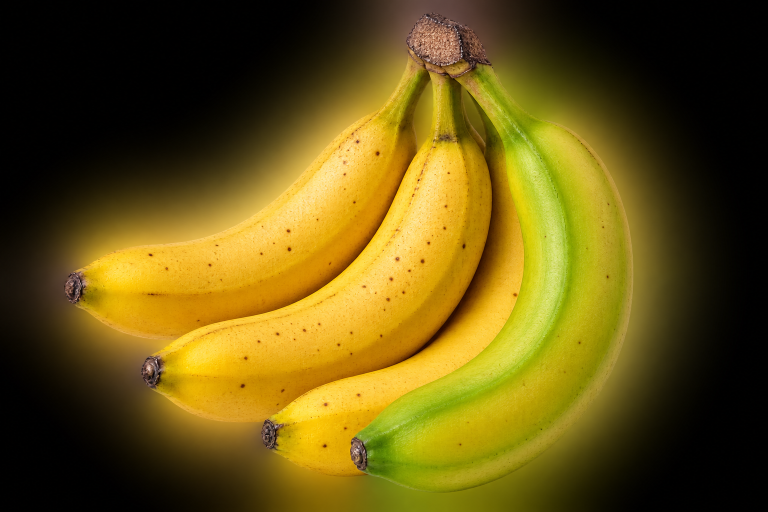
#> input picture assets/banana-hero.png, 1536 x 1024 px (shown at 1/2 size)
$ python -i preprocessing.py   (imports and definitions only)
#> lines starting #> are read from the running program, lines starting #| are printed output that depends on the picture; after the words box and inside, x2 and y2 are one past the last pixel; in counts of white or black regions, pixels touching at a corner belong together
from __future__ import annotations

from io import BytesIO
from pathlib import Path
from typing import BinaryIO

import cv2
import numpy as np
from PIL import Image, ImageOps, UnidentifiedImageError


class ImageValidationError(ValueError):
    """Raised when an uploaded file is not a usable image."""


# [19 lines left out: function decode_image, not called in this run]


def resize_rgb(image: np.ndarray, size: tuple[int, int]) -> np.ndarray:
#> called with size = (224, 224)
    _validate_rgb(image)
    width, height = size
    interpolation = cv2.INTER_AREA if image.shape[1] > width or image.shape[0] > height else cv2.INTER_LINEAR
#> interpolation = 3
    return cv2.resize(image, (width, height), interpolation=interpolation)


def _validate_rgb(image: np.ndarray) -> None:
    if not isinstance(image, np.ndarray) or image.ndim != 3 or image.shape[2] != 3:
        raise ImageValidationError("Expected an RGB image with three colour channels.")
    if image.dtype != np.uint8:
        raise ImageValidationError("Expected an 8-bit RGB image.")


# [18 lines left out: functions apply_gaussian_filter, apply_median_filter, apply_bilateral_filter, not called in this run]


def _denoise_for_segmentation(rgb: np.ndarray) -> np.ndarray:
    """Apply the fixed denoising sequence used by every classifier pipeline."""
    return cv2.bilateralFilter(cv2.medianBlur(rgb, 5), d=7, sigmaColor=45, sigmaSpace=45)


# [47 lines left out: functions apply_contrast_stretching, apply_clahe, apply_morphology, not called in this run]


def fill_mask_holes(mask: np.ndarray) -> np.ndarray:
    """Fill internal holes (e.g. specular glare or voids) inside binary contours."""
    return _fill_mask_holes(mask)


def banana_mask(image: np.ndarray, size: tuple[int, int] = (224, 224)) -> np.ndarray:
    """Segment the most plausible banana using colour seeds and GrabCut refinement.

    Banana-coloured pixels provide conservative foreground seeds.  GrabCut is
    restricted to a narrow band around those seeds so that dark peel edges and
    blemishes can be recovered without absorbing tables, paper, or black corners.
    A zero mask is returned when no credible fruit region exists.
    """
    rgb = resize_rgb(image, size)
    return _banana_mask_from_smoothed(_denoise_for_segmentation(rgb))


# [10 lines left out: function prepare_pipeline_image, not called in this run]


def _banana_mask_from_smoothed(smoothed: np.ndarray) -> np.ndarray:
    """Segment a banana from a denoised, resized RGB image."""
    lab = cv2.cvtColor(smoothed, cv2.COLOR_RGB2LAB)
#> lab: shape (224, 224, 3); mean of channels 0, 1, 2 90.6, 128.6, 162
    hsv = cv2.cvtColor(smoothed, cv2.COLOR_RGB2HSV)
#> hsv: shape (224, 224, 3); mean H, S, V 18.3, 177.1, 104.2
    h, s, v = cv2.split(hsv)
    l_channel, a_channel, b_channel = cv2.split(lab)
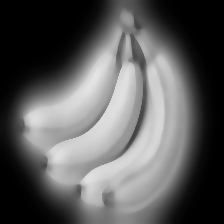
#> l_channel: shape (224, 224); min 0, max 229, mean 90.6
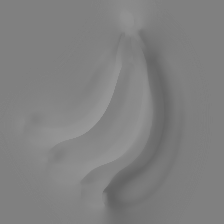
#> a_channel: shape (224, 224); min 98, max 153, mean 128.6
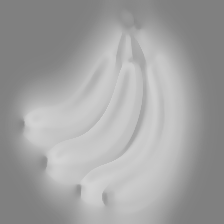
#> b_channel: shape (224, 224); min 128, max 212, mean 162

    # Covers green, yellow, brown and dark rotten peel while rejecting neutral
    # white/grey/black backgrounds. LAB warmth rescues low-saturation green peel.
    chromatic = (s >= 32) & (v >= 35) & (h <= 95)
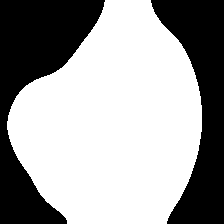
#> chromatic: shape (224, 224) bool; 62.7% white; 2 black regions, box (x1, y1, x2, y2) and area: (0, 0, 105, 224) 10277, (151, 0, 224, 224) 8456
    warm_lab = (b_channel >= 138) & ((b_channel.astype(np.int16) - a_channel.astype(np.int16)) >= 10) & (s >= 10) & (v >= 45)
#> warm_lab: shape (224, 224) bool; 58% white; 3 black regions (1 under 20 px), largest, box (x1, y1, x2, y2) and area: (0, 0, 224, 224) 21049, (41, 158, 46, 166) 28
    dark_brown = (v < 120) & (s >= 30) & (h <= 35) & ((a_channel >= 132) | (b_channel >= 132))
#> dark_brown: shape (224, 224) bool; 26.5% white; 7 white regions (2 under 20 px), largest, box (x1, y1, x2, y2) and area: (0, 0, 209, 224) 12576, (130, 34, 146, 72) 293, (125, 85, 146, 150) 223, (104, 194, 114, 224) 126, (117, 33, 125, 57) 71
    seed = ((chromatic | warm_lab | dark_brown) & (l_channel >= 12)).astype(np.uint8) * 255
#> seed: shape (224, 224); 67.9% white; 3 black regions, box (x1, y1, x2, y2) and area: (156, 0, 224, 224) 7218, (0, 0, 100, 117) 6393, (0, 135, 61, 224) 2507

    close_kernel = cv2.getStructuringElement(cv2.MORPH_ELLIPSE, (9, 9))
    open_kernel = cv2.getStructuringElement(cv2.MORPH_ELLIPSE, (3, 3))
    seed = cv2.morphologyEx(seed, cv2.MORPH_CLOSE, close_kernel, iterations=2)
#> seed: shape (224, 224); 68% white; 3 black regions, box (x1, y1, x2, y2) and area: (157, 0, 224, 224) 7215, (0, 0, 100, 109) 6359, (0, 143, 60, 224) 2468
    seed = cv2.morphologyEx(seed, cv2.MORPH_OPEN, open_kernel, iterations=1)
    seed = _best_foreground_component(seed)
    seed_area = int(np.count_nonzero(seed))
    if seed_area < int(seed.size * 0.01):
        return np.zeros(seed.shape, dtype=np.uint8)

    # Permit GrabCut to grow only near the colour-seeded object.  This recovers
    # black tips and blemished boundaries without leaking across the background.
    band_kernel = cv2.getStructuringElement(cv2.MORPH_ELLIPSE, (17, 17))
    probable_region = cv2.dilate(seed, band_kernel, iterations=2)
    sure_foreground = cv2.erode(seed, open_kernel, iterations=2)
    gc_mask = np.full(seed.shape, cv2.GC_BGD, dtype=np.uint8)
    gc_mask[probable_region > 0] = cv2.GC_PR_BGD
    gc_mask[seed > 0] = cv2.GC_PR_FGD
    gc_mask[sure_foreground > 0] = cv2.GC_FGD
    try:
        cv2.setRNGSeed(0)
        bg_model = np.zeros((1, 65), np.float64)
        fg_model = np.zeros((1, 65), np.float64)
        cv2.grabCut(smoothed, gc_mask, None, bg_model, fg_model, 1, cv2.GC_INIT_WITH_MASK)
        mask = np.where((gc_mask == cv2.GC_FGD) | (gc_mask == cv2.GC_PR_FGD), 255, 0).astype(np.uint8)
    except cv2.error:
        mask = seed

    mask = cv2.morphologyEx(mask, cv2.MORPH_CLOSE, close_kernel, iterations=2)
    mask = _best_foreground_component(mask)
    mask = _fill_mask_holes(mask)
    area_ratio = float(np.count_nonzero(mask)) / mask.size
    if not (0.015 <= area_ratio <= 0.92):
        seed = _fill_mask_holes(seed)
        seed_ratio = float(np.count_nonzero(seed)) / seed.size
        return seed if seed_ratio >= 0.015 else np.zeros(mask.shape, dtype=np.uint8)
    return mask


def _best_foreground_component(mask: np.ndarray) -> np.ndarray:
    """Keep the large central elongated component and significant cluster fingers, rejecting small clutter."""
    count, labels, stats, centroids = cv2.connectedComponentsWithStats(mask, connectivity=8)
#> count = 2; stats = [[0, 0, 224, 224, 16042], [0, 0, 207, 224, 34134]]; centroids = [[109.7, 90.75], [112.3, 121.3]]
    if count <= 1:
        return np.zeros(mask.shape, dtype=np.uint8)
    height, width = mask.shape
#> height = 224; width = 224
    image_centre = np.array([width / 2.0, height / 2.0])
#> image_centre = [112, 112]
    scores = {}
    for label in range(1, count):
        area = float(stats[label, cv2.CC_STAT_AREA])
        if area < mask.size * 0.005:
            continue
        component_width = max(1.0, float(stats[label, cv2.CC_STAT_WIDTH]))
        component_height = max(1.0, float(stats[label, cv2.CC_STAT_HEIGHT]))
        elongation = max(component_width, component_height) / min(component_width, component_height)
        centre_distance = np.linalg.norm(centroids[label] - image_centre) / np.linalg.norm(image_centre)
        centrality = max(0.2, 1.0 - 0.45 * centre_distance)
        score = area * centrality * min(1.6, 0.85 + 0.15 * elongation)
        scores[label] = score
#> this loop made 1 pass
#> (area, component_width, component_height, elongation, centre_distance, centrality, score) on pass 1: (34134, 207, 224, 1.08, 0.0585, 0.974, 33645.6)
#> after the loop, scores = {1: 33645.6}

    if not scores:
        return np.zeros(mask.shape, dtype=np.uint8)

    best_score = max(scores.values())
#> best_score = 33645.6
    result = np.zeros(mask.shape, dtype=np.uint8)
    threshold = max(0.15 * best_score, 50.0)
#> threshold = 5046.8
    for label, score in scores.items():
        if score >= threshold:
            result[labels == label] = 255
#> this loop made 1 pass
#> (label, score) on pass 1: (1, 33645.6)
    return result


def _fill_mask_holes(mask: np.ndarray) -> np.ndarray:
    """Fill interior blemish holes while preserving the external concave boundary."""
    contours, _ = cv2.findContours(mask, cv2.RETR_EXTERNAL, cv2.CHAIN_APPROX_SIMPLE)
    if not contours:
        return np.zeros(mask.shape, dtype=np.uint8)
    result = np.zeros(mask.shape, dtype=np.uint8)
    cv2.drawContours(result, contours, -1, 255, thickness=cv2.FILLED)
    return result


def colour_masks(
    image: np.ndarray,
    mask: np.ndarray | None = None,
    size: tuple[int, int] = (224, 224),
    brown_h_range: tuple[int, int] = (3, 24),
    dark_v_thresh: int = 65,
) -> dict[str, np.ndarray]:
    rgb = resize_rgb(image, size)
    hsv = cv2.cvtColor(rgb, cv2.COLOR_RGB2HSV)
    if mask is None:
        mask = banana_mask(image, size)
    elif mask.shape[:2] != (size[1], size[0]):
        mask = cv2.resize(mask, (size[0], size[1]), interpolation=cv2.INTER_NEAREST)
    fruit = mask > 0
    h, s, v = cv2.split(hsv)

    green = fruit & (h >= 28) & (h <= 95) & (s >= 35) & (v >= 25)
    yellow = fruit & (h >= 16) & (h < 38) & (s >= 40) & (v >= 50)
    brown = fruit & (h >= brown_h_range[0]) & (h <= brown_h_range[1]) & (s >= 35) & (v >= 20) & (v <= 190)

    # Exclude healthy green chlorophyll from false blemish detection
    is_chlorophyll = (h >= 28) & (h <= 95) & (s >= 25)
    dark = fruit & (v < dark_v_thresh) & (s >= 15) & ~is_chlorophyll & ((h <= 26) | (v < 38))
    return {
        "fruit": mask,
        "green": green.astype(np.uint8) * 255,
        "yellow": yellow.astype(np.uint8) * 255,
        "brown": brown.astype(np.uint8) * 255,
        "dark": dark.astype(np.uint8) * 255,
    }


def brown_spot_ratio(
    image: np.ndarray,
    mask: np.ndarray | None = None,
    size: tuple[int, int] = (224, 224),
    brown_h_range: tuple[int, int] = (3, 24),
    dark_v_thresh: int = 65,
) -> float:
    masks = colour_masks(image, mask=mask, size=size, brown_h_range=brown_h_range, dark_v_thresh=dark_v_thresh)
    fruit_pixels = max(1, int(np.count_nonzero(masks["fruit"])))
    blemish = cv2.bitwise_or(masks["brown"], masks["dark"])
    return float(np.count_nonzero(blemish)) / fruit_pixels


def determine_quality_grade(predicted_class: str, blemish_ratio: float) -> str:
    """Classify commercial quality grading based on defect ratio and predicted class."""
    if predicted_class.lower() == "rotten" or blemish_ratio >= 0.30:
        return "Reject / Rotten"
    if blemish_ratio < 0.05:
        return "Grade A (Premium)"
    if blemish_ratio < 0.15:
        return "Grade B (Standard)"
    return "Grade C (Processing)"


def calibrate_fruit_geometry(
    image: np.ndarray,
    mask: np.ndarray | None = None,
    pixels_per_cm: float = 10.0,
    size: tuple[int, int] = (224, 224),
) -> dict:
    """Perform spatial calibration, contour detection, and metric estimation in cm / cm²."""
    rgb = resize_rgb(image, size)
    if mask is None:
        mask = banana_mask(rgb, size)
#> in _banana_mask_from_smoothed, `seed_area = int(np.count_nonzero(seed))`: seed_area = 34134
#> in _banana_mask_from_smoothed, `probable_region = cv2.dilate(seed, band_kernel, iterations=2)`: probable_region: shape (224, 224); 83.2% white; 3 black regions, box (x1, y1, x2, y2) and area: (0, 0, 83, 84) 4126, (173, 0, 224, 224) 3255, (0, 168, 41, 224) 1041
#> in _banana_mask_from_smoothed, `sure_foreground = cv2.erode(seed, open_kernel, iterations=2)`: sure_foreground: shape (224, 224); 66.3% white; 3 black regions, box (x1, y1, x2, y2) and area: (155, 0, 224, 224) 7663, (0, 0, 102, 111) 6620, (0, 141, 62, 224) 2645
#> in banana_mask, `return _banana_mask_from_smoothed(_denoise_for_segmentation(rgb))`: returned value: shape (224, 224); 68.4% white; 3 black regions
    elif mask.shape[:2] != (size[1], size[0]):
        mask = cv2.resize(mask, (size[0], size[1]), interpolation=cv2.INTER_NEAREST)

    contours, _ = cv2.findContours(mask, cv2.RETR_EXTERNAL, cv2.CHAIN_APPROX_SIMPLE)
#> contours = 1 contour; box (x1, y1, x2, y2) and area: (0, 0, 206, 224) 33995
    largest_contour = max(contours, key=cv2.contourArea) if contours else None
#> largest_contour = contour of 190 points, box (x1, y1, x2, y2) (0, 0, 206, 224), area 33995

    pixel_area = float(cv2.contourArea(largest_contour)) if largest_contour is not None else float(np.count_nonzero(mask))
#> pixel_area = 33995
    pixel_perimeter = float(cv2.arcLength(largest_contour, True)) if largest_contour is not None else 0.0
#> pixel_perimeter = 741.2

    px_cm = max(0.1, float(pixels_per_cm))
    cm2_per_px2 = 1.0 / (px_cm * px_cm)
    cm_per_px = 1.0 / px_cm

    if largest_contour is not None and len(largest_contour) >= 5:
        bx, by, bw, bh = cv2.boundingRect(largest_contour)
#> bx = 0; by = 0; bw = 206; bh = 224
        moments = cv2.moments(largest_contour)
#> moments = moments, m00 33995, centre m10/m00, m01/m00 = (111.4, 121.5)
        if moments["m00"] != 0:
            cx = int(moments["m10"] / moments["m00"])
#> cx = 111
            cy = int(moments["m01"] / moments["m00"])
#> cy = 121
        else:
            cx, cy = bx + bw // 2, by + bh // 2

        # Rotated rect for true length along fruit orientation
        rect = cv2.minAreaRect(largest_contour)
#> rect = ((102.5, 111.5), (223, 205), -90)
        (rcx, rcy), (rw, rh), angle = rect
#> rcx = 102.5; rcy = 111.5; rw = 223; rh = 205; angle = -90
        major_len_px = max(rw, rh)
#> major_len_px = 223
        minor_width_px = min(rw, rh)
#> minor_width_px = 205
    else:
        bx, by, bw, bh = 0, 0, size[0], size[1]
        cx, cy = size[0] // 2, size[1] // 2
        major_len_px = max(bw, bh)
        minor_width_px = min(bw, bh)
        rect = ((cx, cy), (bw, bh), 0)

    phys_length_cm = major_len_px * cm_per_px
#> phys_length_cm = 22.3
    phys_width_cm = minor_width_px * cm_per_px
#> phys_width_cm = 20.5
    phys_area_cm2 = pixel_area * cm2_per_px2
#> phys_area_cm2 = 339.9
    phys_perimeter_cm = pixel_perimeter * cm_per_px
#> phys_perimeter_cm = 74.12
    aspect_ratio = major_len_px / max(1.0, minor_width_px)
#> aspect_ratio = 1.09

    blem_ratio = brown_spot_ratio(rgb, mask=mask, size=size)
#> in colour_masks, `hsv = cv2.cvtColor(rgb, cv2.COLOR_RGB2HSV)`: hsv: shape (224, 224, 3); mean H, S, V 18.5, 184.7, 103.9
#> in colour_masks, `fruit = mask > 0`: fruit: shape (224, 224) bool; 68.4% white; 3 black regions, box (x1, y1, x2, y2) and area: (162, 0, 224, 224) 7263, (0, 0, 97, 100) 6343, (0, 157, 53, 224) 2244
#> in colour_masks, `h, s, v = cv2.split(hsv)`:
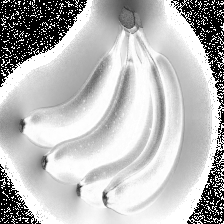
#> s: shape (224, 224); min 0, max 255, mean 184.7
#> in colour_masks, `green = fruit & (h >= 28) & (h <= 95) & (s >= 35) & (v >= 25)`: green: shape (224, 224) bool; 11% white; 12 white regions (11 under 20 px), largest, box (x1, y1, x2, y2) and area: (104, 28, 183, 224) 5484
#> in colour_masks, `yellow = fruit & (h >= 16) & (h < 38) & (s >= 40) & (v >= 50)`: yellow: shape (224, 224) bool; 55.6% white; 16 black regions (10 under 20 px), largest, box (x1, y1, x2, y2) and area: (0, 0, 224, 224) 21789, (115, 90, 145, 159) 162, (102, 190, 115, 208) 147, (39, 156, 47, 170) 81, (76, 184, 82, 196) 46, (89, 100, 110, 129) 41
#> in colour_masks, `brown = fruit & (h >= brown_h_range[0]) & (h <= brown_h_range[1]) & (s..`: brown: shape (224, 224) bool; 26.6% white; 84 white regions (79 under 20 px), largest, box (x1, y1, x2, y2) and area: (0, 0, 163, 224) 11117, (164, 43, 206, 171) 1931, (196, 128, 205, 157) 68, (188, 169, 197, 181) 31, (195, 153, 201, 163) 26
#> in colour_masks, `is_chlorophyll = (h >= 28) & (h <= 95) & (s >= 25)`: is_chlorophyll: shape (224, 224) bool; 12.2% white; 396 white regions (394 under 20 px), largest, box (x1, y1, x2, y2) and area: (104, 28, 183, 224) 5484, (172, 4, 182, 18) 21
#> in colour_masks, `dark = fruit & (v < dark_v_thresh) & (s >= 15) & ~is_chlorophyll & ((h..`:
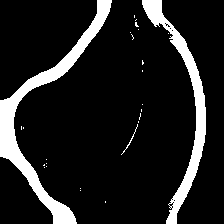
#> dark: shape (224, 224) bool; 12.5% white; 26 white regions (23 under 20 px), largest, box (x1, y1, x2, y2) and area: (0, 0, 112, 224) 3639, (142, 0, 206, 224) 2541, (121, 124, 138, 155) 39
#> in brown_spot_ratio, `masks = colour_masks(image, mask=mask, size=size, brown_h_range=brown_..`: masks = 5 items
#> in brown_spot_ratio, `fruit_pixels = max(1, int(np.count_nonzero(masks["fruit"])))`: fruit_pixels = 34326
#> in brown_spot_ratio, `blemish = cv2.bitwise_or(masks["brown"], masks["dark"])`:
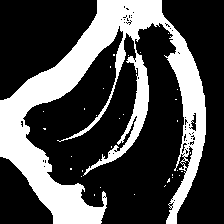
#> blemish: shape (224, 224); 30% white; 32 white regions (31 under 20 px), largest, box (x1, y1, x2, y2) and area: (0, 0, 206, 224) 14996
#> blem_ratio = 0.439
    blem_area_cm2 = phys_area_cm2 * blem_ratio
#> blem_area_cm2 = 149.1

    return {
        "analysis_size": size,
        "pixels_per_cm": px_cm,
        "pixel_area": pixel_area,
        "physical_area_cm2": phys_area_cm2,
        "pixel_perimeter": pixel_perimeter,
        "physical_perimeter_cm": phys_perimeter_cm,
        "bbox_xywh": (bx, by, bw, bh),
        "min_area_rect": rect,
        "physical_length_cm": phys_length_cm,
        "physical_width_cm": phys_width_cm,
        "aspect_ratio": aspect_ratio,
        "centroid": (cx, cy),
        "blemish_ratio": blem_ratio,
        "blemish_area_cm2": blem_area_cm2,
        "quality_grade": determine_quality_grade("ripe", blem_ratio),
        "contour": largest_contour,
    }


# [59 lines left out: functions draw_annotated_geometry, mask_overlay, not called in this run]

>>> import cv2
>>> picture = cv2.cvtColor(cv2.imread('../assets/banana-hero.png'), cv2.COLOR_BGR2RGB)
>>> result = calibrate_fruit_geometry(picture)
#> result = 16 items
